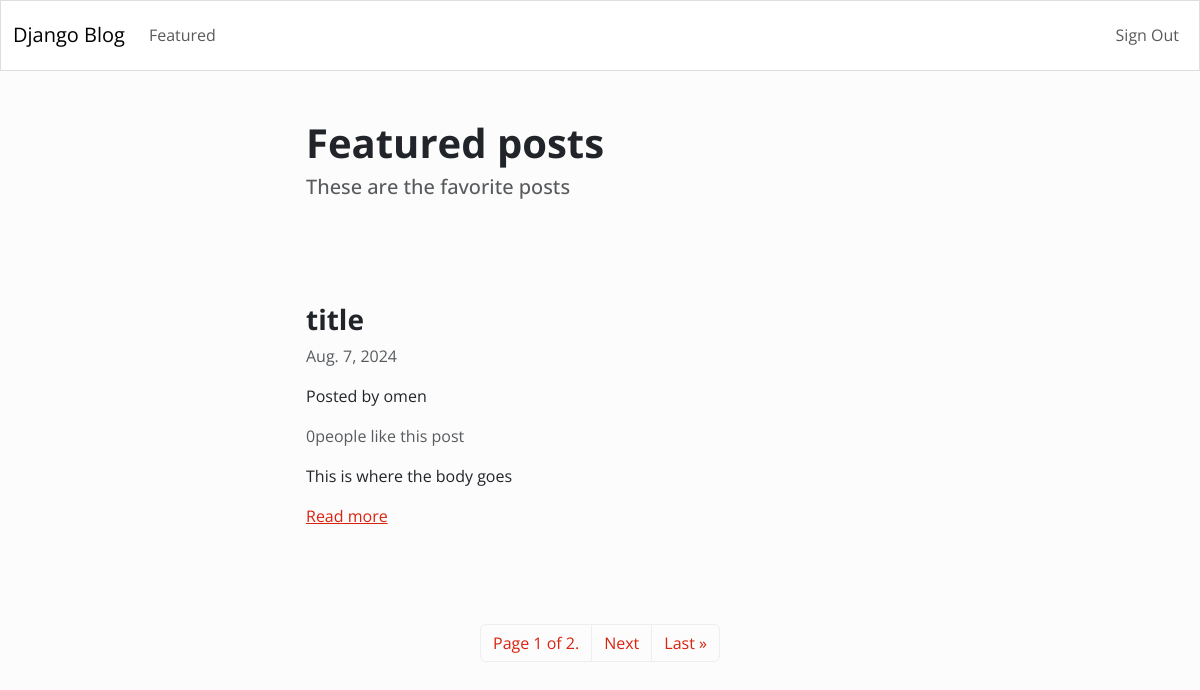
/featured/ (signed in), run on the app's committed database.
### blog/models.py (models this page shows)
class Article(models.Model):
	title = models.CharField(max_length=255)
	content = HTMLField() # loads tinyMCE content field
	date = models.DateField(auto_now_add=True) # sets date to current date
	author = models.ForeignKey(User, on_delete=models.CASCADE)
	featured = models.BooleanField(default=False)
	likes = models.ManyToManyField(User, related_name='likes', blank=True)

### blog/views.py (the view)
# urls.py: path('featured/', Featured.as_view(), name='featured'),
class Featured(ListView):
	model = Article
	queryset = Article.objects.filter(featured=True).order_by('-date') # checks for if featured is checked in admin
	template_name = 'blog/featured.html'
	paginate_by = 1 # assigns page number

### blog/templates/blog/featured.html (shortened to what this page needs)
{% extends 'blog/base.html' %}
{% block content %}
    <div class = "row">
        <div class = "col-md-6 col-12 mx-md-auto mt-5 mb-5">
            <h1 class = "fw-bolder">Featured posts</h1>
            <h5 class = "text-muted">These are the favorite posts</h5>
        </div>
    </div>
    {% for object in object_list %}
    <div class = "row">
        <div class = "col-md-6 col-12 mx-md-auto mx-3 mt-5 mb-5">
            <h3 class = "fw-bold">{{ object.title }}</h3>
            <p class="text-muted"> {{ object.date }}</p>
            <p class="text_muted">Posted by {{ object.author.username }}</p>
            {% if object.likes.count == 1 %}
                <p class="text-muted">{{ object.likes.count }} person liked this post</p>
            {% else %}
                <p class="text-muted">{{ object.likes.count }}people like this post</p>
            {% endif %}
            <div>
                {{ object.content|truncatewords_html:50 |safe }}
            </div>
            <a href="{% url 'detail_article' object.id %}">Read more</a>
        </div>
    </div>
    {% endfor %}
    <nav>
        <ul class="pagination">
			<div class="mx-auto d-flex flex-row mt-5">
                <li class="page-item">
					<a class="page-link" href="#">Page {{ page_obj.number }} of {{ page_obj.paginator.num_pages }}.</a>
				</li>
				{% if page_obj.has_next %}
					<li class="page-item">
						<a class="page-link" href="?page={{ page_obj.next_page_number }}">Next</a>
					</li>
					<li class="page-item">
						<a class="page-link" href="?page={{ page_obj.paginator.num_pages }}">Last &raquo;</a>
					</li>
				{% endif %}
            </div>
        </ul>
    </nav>
{% endblock content %}

### data on the page
Article: title "title", date "Aug. 7, 2024", author.username "omen", likes.count "0", content "This is where the body goes"

### other printed values
{{ page_obj.number }} "1"
{{ page_obj.paginator.num_pages }} "2"
